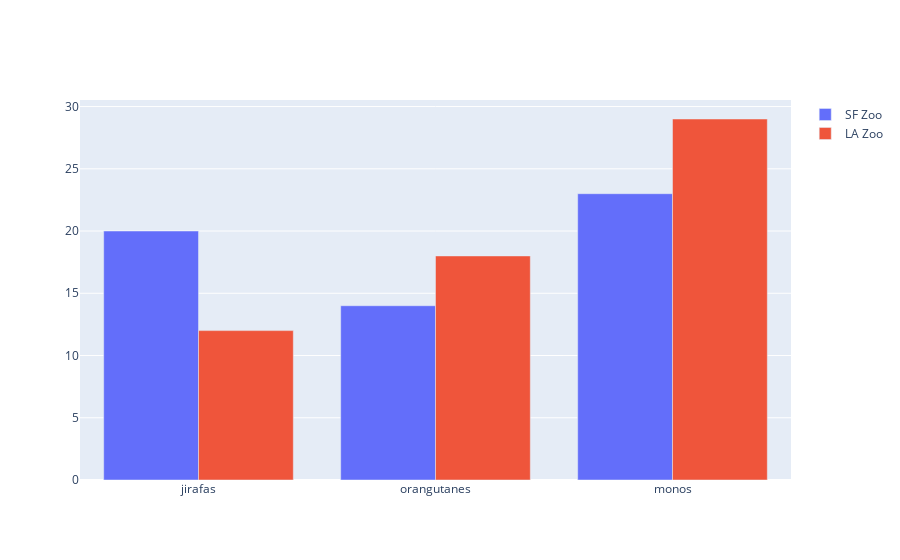

Here is the notebook cell this chart was saved with:
### Markdown cell above
Una gráfica de barras atyyuda a identificar el número de veces que se repite una variable categorica.<br>
#### paquetería: plotly.graph_objs <- go

### Code cell
animals = ['jirafas','orangutanes','monos']
fig = go.Figure(data = [
                    go.Bar(name='SF Zoo', x = animals, y =[20,14,23]),
                    go.Bar(name='LA Zoo', x = animals, y =[12,18,29])
                        ]
               )
fig.show()

### Figure 1 — Plotly figure (JSON) as saved in the notebook; plotly's stock layout.template omitted (floating-point values rounded to 4 significant figures)
{"data": [{"name": "SF Zoo", "type": "bar", "x": ["jirafas", "orangutanes", "monos"], "y": [20, 14, 23]}, {"name": "LA Zoo", "type": "bar", "x": ["jirafas", "orangutanes", "monos"], "y": [12, 18, 29]}], "layout": {}}
